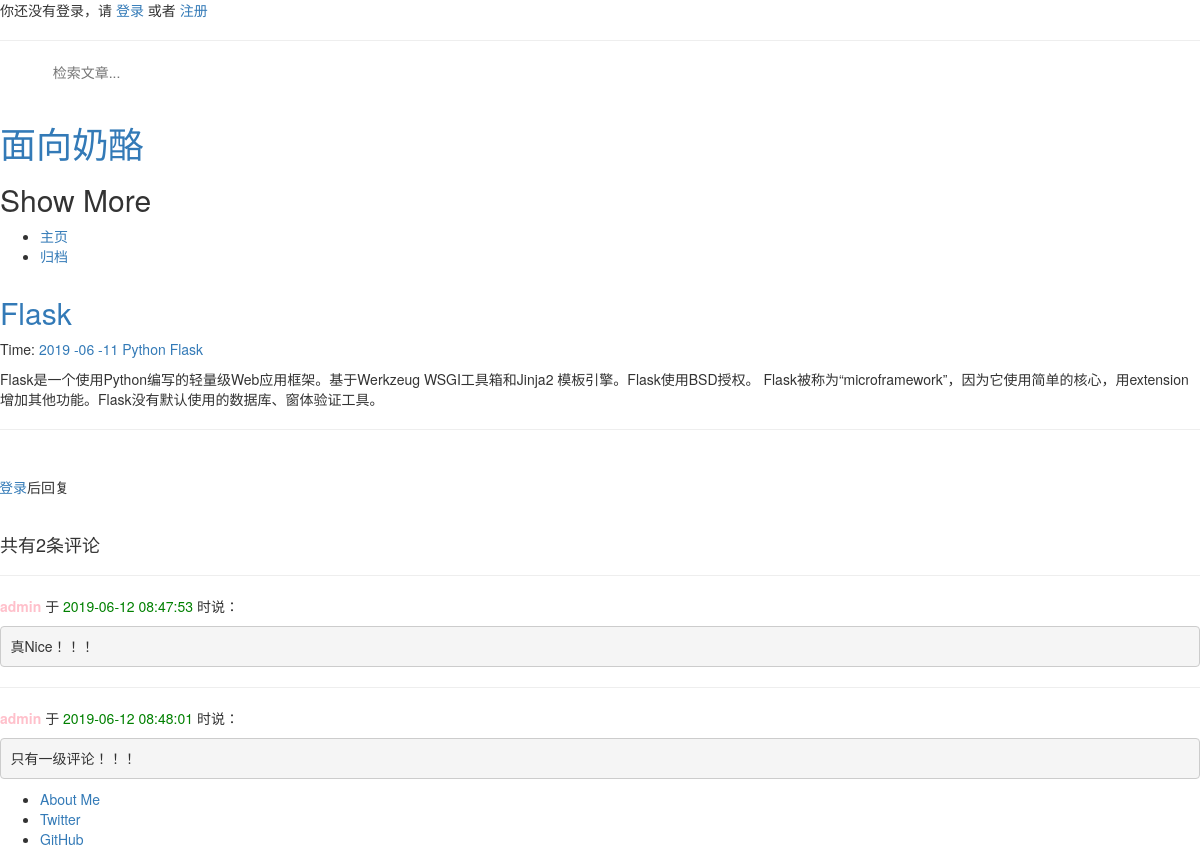
The page /detail/2/ on the database its author committed.
### blog/models.py (models this page shows, shortened)
class Article(models.Model):
    title_name = models.CharField(max_length=36, verbose_name=u'标题')
    body = MDTextField(verbose_name=u'正文')
    created_time = models.DateTimeField(auto_now_add=True, verbose_name=u'创建时间')
    modified_time = models.DateTimeField(auto_now=True, verbose_name=u'修改时间',)
    tags = models.ManyToManyField(Tag, blank=True, verbose_name=u'标签')
    author = models.ForeignKey(User, on_delete=models.CASCADE, verbose_name=u'作者')
    views = models.PositiveIntegerField(default=0, verbose_name=u'阅读数')
    is_top = models.BooleanField(default=False, verbose_name=u'置顶')
    is_show = models.BooleanField(default=False, verbose_name=u'发布状态')
    post_type = models.CharField(max_length=20, choices=(('post', u'博客文章'),
                                                        ('about', u'关于页面'),
                                                        ('project', u'我的项目')
                                                        ), default='post', verbose_name=u'类型')
    def get_absolute_url(self):
        return reverse('blog_app:detail', kwargs={'pk': self.pk})
    def increase_views(self):
        self.views += 1
        self.save(update_fields=['views'])
    class Meta:
        ordering = ['-is_top', '-created_time']
        verbose_name = u'文章'
        verbose_name_plural = u'文章'

class Tag(models.Model):
    name = models.CharField(max_length=20, unique=True, verbose_name=u'标签')
    class Meta:
        verbose_name = u'标签'
        verbose_name_plural = verbose_name

### comment/models.py (models this page shows, shortened)
class Comment(models.Model):
    article = models.ForeignKey(Article, on_delete=models.CASCADE, related_name='comments', default='')  # 被评论的文章
    user = models.ForeignKey(User, on_delete=models.CASCADE, related_name='comments')  # 评论者
    body = models.TextField()
    created = models.DateTimeField(auto_now_add=True)
    class Meta:
        ordering = ('created',)

### blog/views.py (the view)
# urls.py: path('detail/<int:pk>/', views.Detail.as_view(), name='detail'),  # reverse 指定 第一个参数 设置为 app_name:name
class Detail(View):
    def get(self, request, pk):
        post = get_object_or_404(Article, pk=pk)
        md = MD()
        post.body = md.convert(post.body)
        post.toc = md.toc
        post.increase_views()  # 统计访问量
        comments = Comment.objects.filter(article=pk)  # 取出评论的id
        return render(request, 'blog/detail.html', locals())

### blog/views.py (called while the page is built)
def MD():
    return markdown.Markdown(extensions=[
        'markdown.extensions.extra',
        'markdown.extensions.codehilite',
        'markdown.extensions.toc',
        TocExtension(slugify=slugify),
    ])

### templates/blog/detail.html (shortened to what this page needs)
{% extends 'blog/base.html' %}
{% load comments %}   .
{% block  content %}
<section class="post">
        <header class="post-header">
            <h2 class="post-title"><a href="{{ post.get_absolute_url }}">{{ post.title_name }}</a></h2>
        <p class="post-meta">
              Time:  <a class="post-author" href="#">{{ post.created_time |date:"Y -m -d"}}</a>
            {% for tag in post.tags.all %}
                <a class="post-category post-category-js" href="{% url 'blog_app:tags' tag.name %}">{{ tag.name }}</a>
            {% endfor %}
         </p>
        </header>
        <div class="post-description">
            <p>
                {{ post.body|safe}}
            </p>
        </div>
</section>
     <hr>
    {% if user.is_authenticated %}
        <div>
            <form
                action="{% url 'comment:post_comment' post.id %}"
                method="POST"
            >
            {% csrf_token %}
                <div class="form-group">
                    <label for="body">
                        <strong>
                            我也要发言：
                        </strong>
                    </label>
                    <textarea
                        type="text"
                        class="form-control"
                        id="body"
                        name="body"
                        rows="2"></textarea>
                </div>
                <button type="submit" class="btn btn-primary ">发送</button>
            </form>
        </div>
        <br>
    {% else %}
        <br>
        <h5 class="row justify-content-center">
            请<a href="{% url 'login' %}">登录</a>后回复
        </h5>
        <br>
    {% endif %}
    <h4>共有{{ comments.count }}条评论</h4>
    <div>
        {% for comment in comments %}
            <hr>
            <p>
                <strong style="color: pink">
                    {{ comment.user }}
                </strong> 于
                <span style="color: green">
                    {{ comment.created|date:"Y-m-d H:i:s" }}
                </span> 时说：
            </p>
            <pre style="font-family: inherit; font-size: 1em;">
{{ comment.body }}</pre>
        {% endfor %}
    </div>
</div>
{% endblock content %}

### rows shown on the page
Article: title_name "Flask", created_time "2019 -06 -11", body "Flask是一个使用Python编写的轻量级Web应用框架。基于Werkzeug WSGI工具箱和Jinja2 模板引擎。Flask使用BSD授权。 Flask被称为“microframework”，因为它使用简单的核心，用extension增加其他功能。Flask没有默认使用的数据库、窗体验证工具。"
Tag: name "Python"
Tag: name "Flask"
Comment: user "admin", created "2019-06-12 08:47:53", body "真Nice！！！"
Comment: user "admin", created "2019-06-12 08:48:01", body "只有一级评论！！！"

### other values the page prints
{{ comments.count }} "2"
